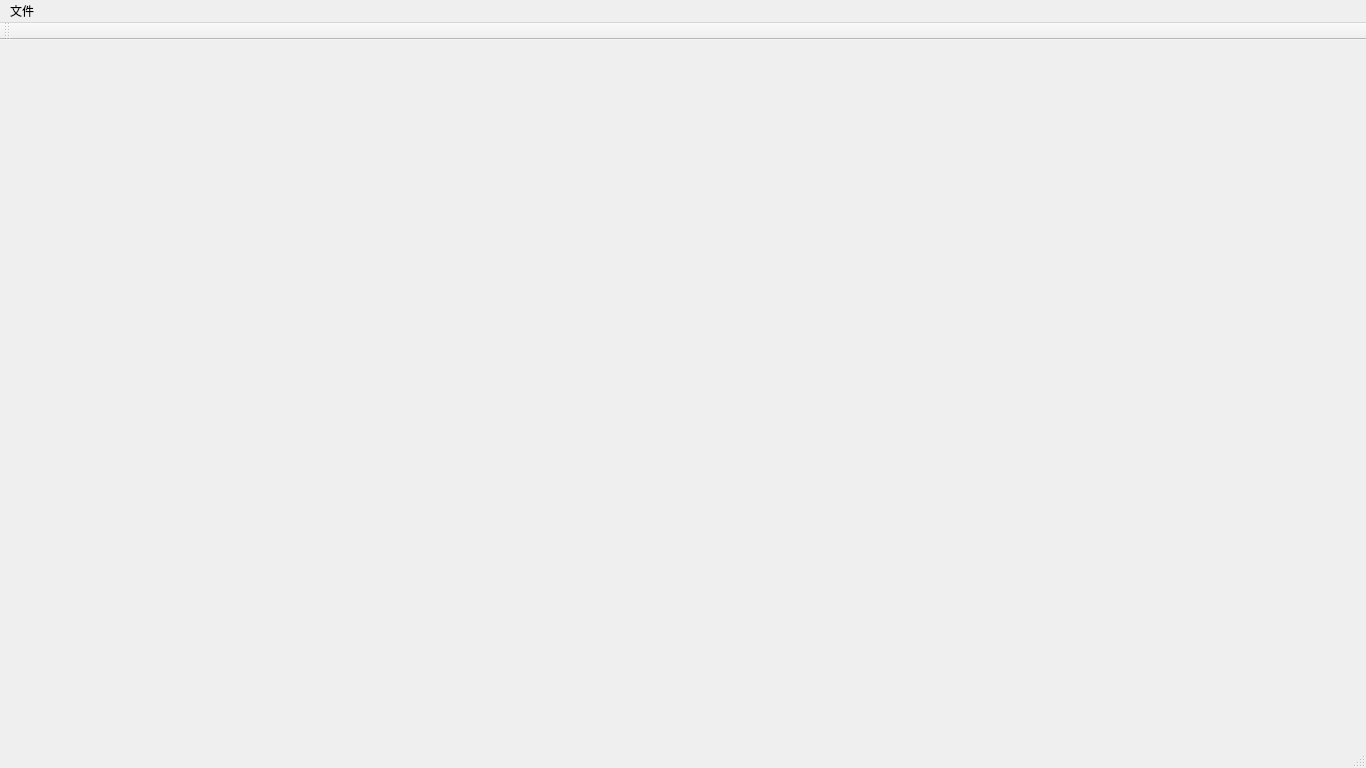
<?xml version="1.0" encoding="UTF-8"?>
<ui version="4.0">
 <class>CMainWindow</class>
 <widget class="QMainWindow" name="CMainWindow">
  <property name="geometry">
   <rect>
    <x>0</x>
    <y>0</y>
    <width>1366</width>
    <height>768</height>
   </rect>
  </property>
  <property name="windowTitle">
   <string>CMainWindow</string>
  </property>
  <widget class="QWidget" name="centralWidget"/>
  <widget class="QMenuBar" name="menuBar">
   <property name="geometry">
    <rect>
     <x>0</x>
     <y>0</y>
     <width>1366</width>
     <height>23</height>
    </rect>
   </property>
   <widget class="QMenu" name="menu">
    <property name="title">
     <string>文件</string>
    </property>
    <addaction name="actionOpen"/>
    <addaction name="actionNew"/>
    <addaction name="actionSave"/>
    <addaction name="actionBuild"/>
    <addaction name="actionRun"/>
    <addaction name="actionRestartRun"/>
    <addaction name="actionCompress"/>
    <addaction name="actionExtract"/>
    <addaction name="actionUpload"/>
    <addaction name="actionDownload"/>
    <addaction name="actionReadMe"/>
   </widget>
   <addaction name="menu"/>
  </widget>
  <widget class="QToolBar" name="mainToolBar">
   <attribute name="toolBarArea">
    <enum>TopToolBarArea</enum>
   </attribute>
   <attribute name="toolBarBreak">
    <bool>false</bool>
   </attribute>
  </widget>
  <widget class="QStatusBar" name="statusBar"/>
  <action name="actionOpen">
   <property name="text">
    <string>Open</string>
   </property>
  </action>
  <action name="actionNew">
   <property name="text">
    <string>New</string>
   </property>
  </action>
  <action name="actionSave">
   <property name="text">
    <string>Save</string>
   </property>
  </action>
  <action name="actionBuild">
   <property name="text">
    <string>Build</string>
   </property>
  </action>
  <action name="actionRun">
   <property name="text">
    <string>Run</string>
   </property>
  </action>
  <action name="actionRestartRun">
   <property name="text">
    <string>RestartRun</string>
   </property>
  </action>
  <action name="actionCompress">
   <property name="text">
    <string>Compress</string>
   </property>
  </action>
  <action name="actionExtract">
   <property name="text">
    <string>Extract</string>
   </property>
  </action>
  <action name="actionUpload">
   <property name="text">
    <string>Upload</string>
   </property>
  </action>
  <action name="actionDownload">
   <property name="text">
    <string>Download</string>
   </property>
  </action>
  <action name="actionReadMe">
   <property name="text">
    <string>ReadMe</string>
   </property>
  </action>
 </widget>
 <layoutdefault spacing="6" margin="11"/>
 <resources/>
 <connections/>
</ui>
